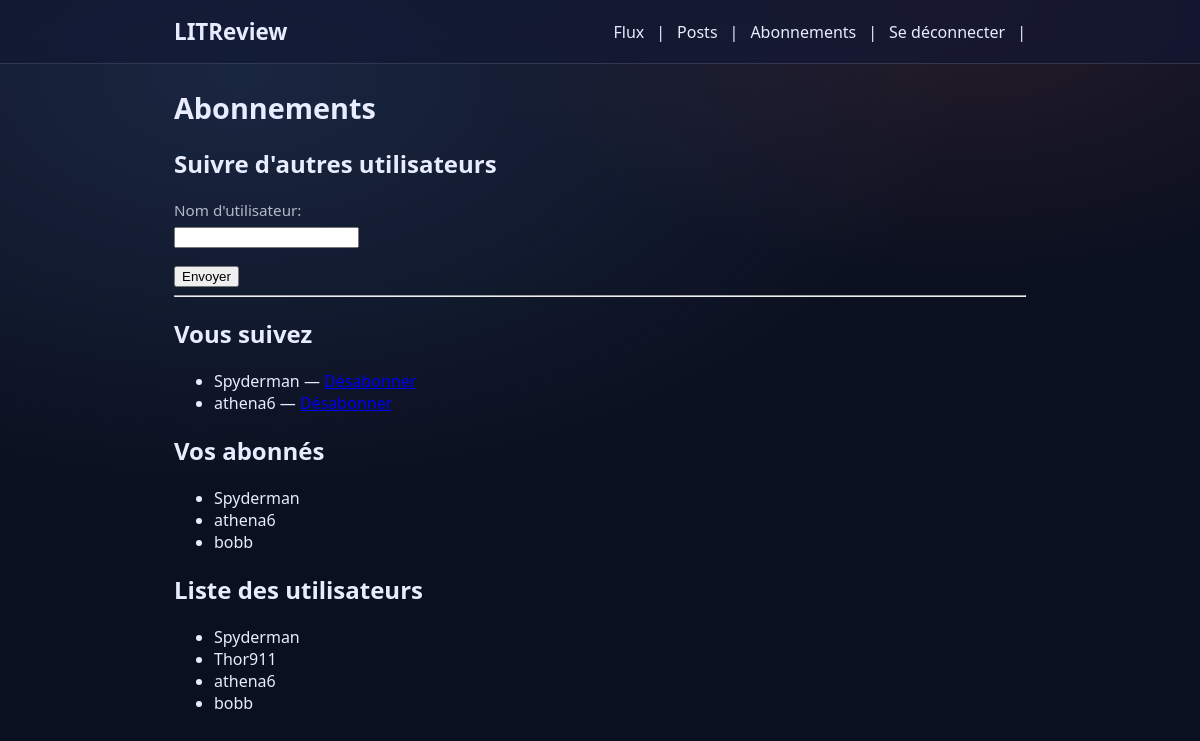
/abonnements/ (signed in), run on the app's committed database.
### gestionlivre/models.py (models this page shows, shortened)
class UserFollows(models.Model):
    user = models.ForeignKey(
        to=settings.AUTH_USER_MODEL,
        on_delete=models.CASCADE,
        related_name="following",
    )
    followed_user = models.ForeignKey(
        to=settings.AUTH_USER_MODEL,
        on_delete=models.CASCADE,
        related_name="followed_by",
    )
    class Meta:
        unique_together = ("user", "followed_user")

### gestionlivre/views.py (the view)
# urls.py: path("abonnements/", views.subscriptions, name="subscriptions"),
@login_required
def subscriptions(request):
    if request.method == "POST":
        form = FollowUserForm(request.POST)
        if form.is_valid():
            username = form.cleaned_data["username"].strip()
            try:
                user_to_follow = User.objects.get(username=username)
            except User.DoesNotExist:
                messages.error(request, "Cet utilisateur n'existe pas.")
                return redirect("subscriptions")
            if user_to_follow == request.user:
                messages.error(request, "Vous ne pouvez pas vous suivre vous-même.")
                return redirect("subscriptions")
            exists = UserFollows.objects.filter(user=request.user, followed_user=user_to_follow).exists()
            if exists:
                messages.info(request, "Vous suivez déjà cet utilisateur.")
                return redirect("subscriptions")
            UserFollows.objects.create(user=request.user, followed_user=user_to_follow)
            messages.success(request, f"Vous suivez maintenant {user_to_follow.username}.")
            return redirect("subscriptions")
    else:
        form = FollowUserForm()
    following = (
        UserFollows.objects.filter(user=request.user)
        .select_related("followed_user")
        .order_by("followed_user__username")
    )
    followers = (
        UserFollows.objects.filter(followed_user=request.user).select_related("user").order_by("user__username")
    )
    all_users = User.objects.order_by("username")
    return render(
        request,
        "gestionlivre/subscriptions.html",
        {"following": following, "followers": followers, "all_users": all_users, "form": form},
    )

### gestionlivre/forms.py
class FollowUserForm(forms.Form):
    username = forms.CharField(
        max_length=150,
        label="Nom d'utilisateur",
    )

### gestionlivre/templates/gestionlivre/subscriptions.html (shortened to what this page needs)
{% extends "gestionlivre/base.html" %}
{% block content %}
<h1>Abonnements</h1>
<h2>Suivre d'autres utilisateurs</h2>
<form method="post">
  {{ form.as_p }}
  <button type="submit">Envoyer</button>
</form>
<hr>
<h2>Vous suivez</h2>
{% if following %}
  <ul>
    {% for f in following %}
      <li>
        {{ f.followed_user.username }}
        — <a href="{% url 'unfollow' f.followed_user.id %}">Désabonner</a>
      </li>
    {% endfor %}
  </ul>
{% else %}
  <p>Vous ne suivez personne pour le moment.</p>
{% endif %}
<h2>Vos abonnés</h2>
{% if followers %}
  <ul>
    {% for f in followers %}
      <li>{{ f.user.username }}</li>
    {% endfor %}
  </ul>
{% else %}
  <p>Personne ne vous suit pour le moment.</p>
{% endif %}
<h2>Liste des utilisateurs</h2>
{% if all_users %}
  <ul>
    {% for user in all_users %}
      <li>{{ user.username }}</li>
    {% endfor %}
  </ul>
{% else %}
  <p>Aucun utilisateur enregistré.</p>
{% endif %}
{% endblock %}

### authentification/static/authentification/styles.css (style rules this page uses)
:root { --bg: #0b1020; --card: #111833; --text: #e8ecff; --muted: rgba(232, 236, 255, 0.75); --border: rgba(232, 236, 255, 0.14); --accent: #6ea8fe; --danger: #ff6b6b; }
* { box-sizing: border-box; }
body { margin: 0; font-family: system-ui, -apple-system, Segoe UI, Roboto, sans-serif; background: radial-gradient(1200px 700px at 20% 10%, rgba(95, 142, 212, 0.18), transparent 60%), radial-gradient(900px 500px at 80% 0%, rgba(231, 114, 114, 0.12), transparent 55%), var(--bg); color: var(--text); }
h1 { margin-top: 0; font-size: 1.8rem; }
label { display: block; margin-bottom: 0.35rem; color: var(--muted); font-size: 0.95rem; }

### data on the page
UserFollows: followed_user.username "Spyderman"
UserFollows: followed_user.username "athena6"
UserFollows: user.username "Spyderman"
UserFollows: user.username "athena6"
UserFollows: user.username "bobb"

### other printed values
{{ user.username }} "Spyderman"
{{ user.username }} "Thor911"
{{ user.username }} "athena6"
{{ user.username }} "bobb"
